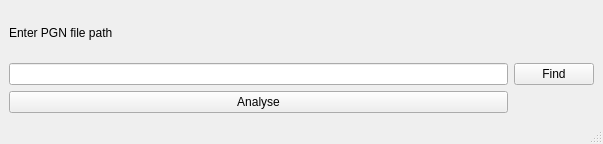
<?xml version="1.0" encoding="UTF-8"?>
<ui version="4.0">
 <class>MainWindow</class>
 <widget class="QMainWindow" name="MainWindow">
  <property name="geometry">
   <rect>
    <x>0</x>
    <y>0</y>
    <width>603</width>
    <height>144</height>
   </rect>
  </property>
  <property name="windowTitle">
   <string>MainWindow</string>
  </property>
  <widget class="QWidget" name="centralwidget">
   <layout class="QGridLayout" name="gridLayout_2">
    <item row="1" column="0">
     <layout class="QGridLayout" name="gridLayout">
      <item row="0" column="1">
       <widget class="QLineEdit" name="filePath"/>
      </item>
     </layout>
    </item>
    <item row="0" column="0">
     <widget class="QLabel" name="label">
      <property name="text">
       <string>Enter PGN file path</string>
      </property>
     </widget>
    </item>
    <item row="1" column="1">
     <widget class="QPushButton" name="findButton">
      <property name="text">
       <string>Find</string>
      </property>
     </widget>
    </item>
    <item row="2" column="0">
     <widget class="QPushButton" name="AnalyseButton">
      <property name="text">
       <string>Analyse</string>
      </property>
     </widget>
    </item>
   </layout>
  </widget>
  <widget class="QMenuBar" name="menubar">
   <property name="geometry">
    <rect>
     <x>0</x>
     <y>0</y>
     <width>603</width>
     <height>21</height>
    </rect>
   </property>
  </widget>
  <widget class="QStatusBar" name="statusbar"/>
 </widget>
 <resources/>
 <connections/>
</ui>
